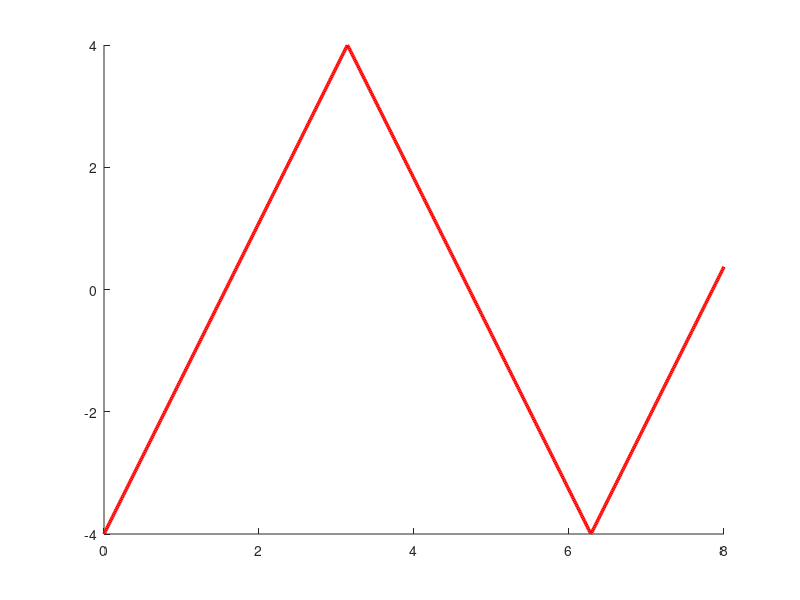

This figure's MATLAB source: (Note: this script raises an error after producing the figure.)
% triangle demo with signal package
x=0 : 0.01 : 8;
f=@(x) 4 * sawtooth(x , 0.5 );
line(x,f(x),'color','r', 'linewidth',2.5)

% plot spectrum
periodogram(x,[],length(x),Fs,'power')
